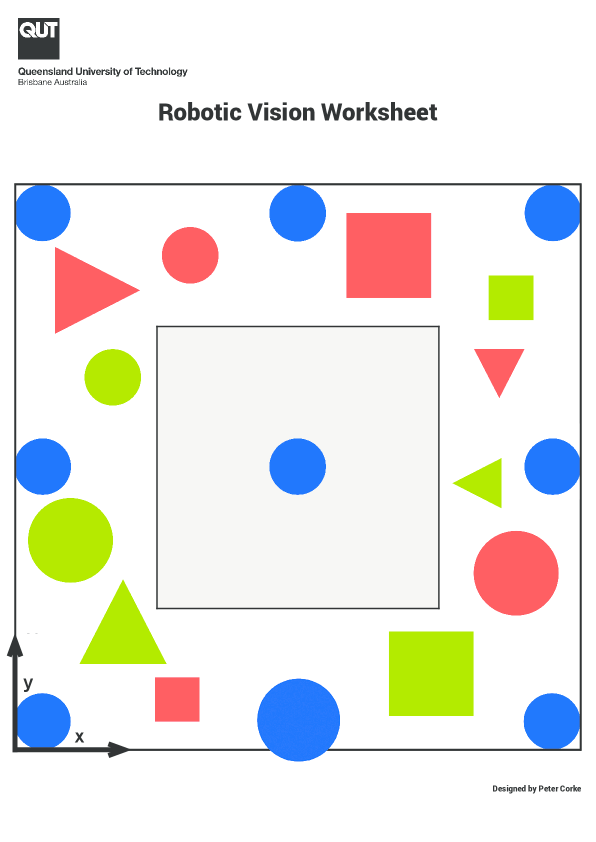
#> input picture test_pics/a.png, 1191 x 1684 px, found by its file name (shown at 1/2 size)
$ python robotic_vision.py
#> lines starting #> are read from the running program, lines starting #| are printed output that depends on the picture
#> further down, img is the input picture: shape (1684, 1191, 3); mean B, G, R 230.4, 234.3, 234.5
#> the answer given: test_pics/a.png
### get.py
'''libraries to be imported '''
import cv2
import numpy as np
import scipy.ndimage as sy
import matplotlib.pylab as py
from skimage.measure import regionprops
import os
import math

name=65
input=None
point_contour=[]

#function to find blob of particular shape in binary image
''' getshape take three paramter binary image, orignal image and
shape which is to be found'''
# [73 lines left out: functions getshape1, getshape, mark_points, get_distance, not called in this run]
'''
def get_angle(approx):
	for a in range(approx.size/2):
			print('no', a)
			if(a == (approx.size/2)-1):

			else:
'''

'''function to find basic RGB color in image using threshold'''
# [31 lines left out: functions getcolor_basic, auto_canny, not called in this run]

'''function to find chromatacity of image'''
def chroma(img):
	#change img datatype
	img=img.astype('float32')
	#grama correction applied
	img=img**(22/10)
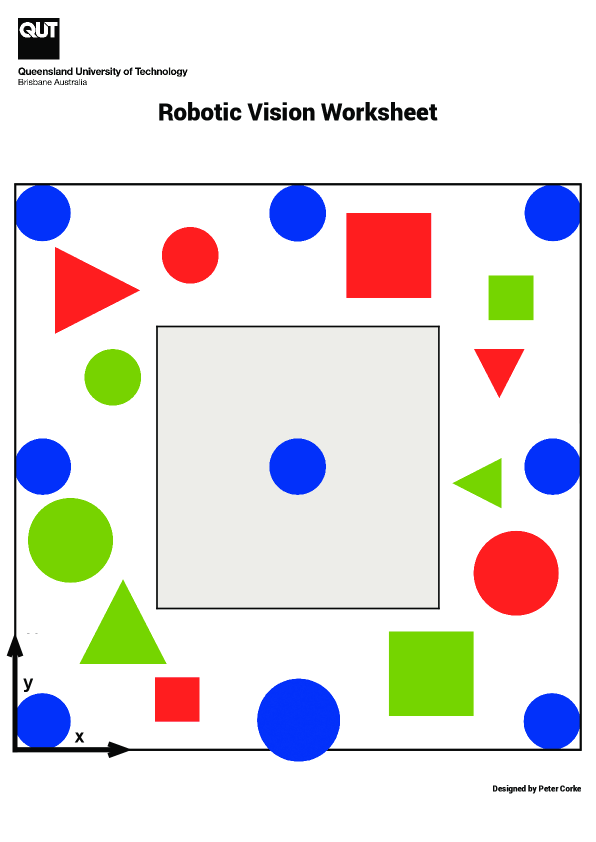
#> img: shape (1684, 1191, 3) float32 (shown at 1/2 size); mean B, G, R 172907.4, 172054.3, 175016.5; drawn with min black and max white
	#split color channels
	b,g,r=cv2.split(img)
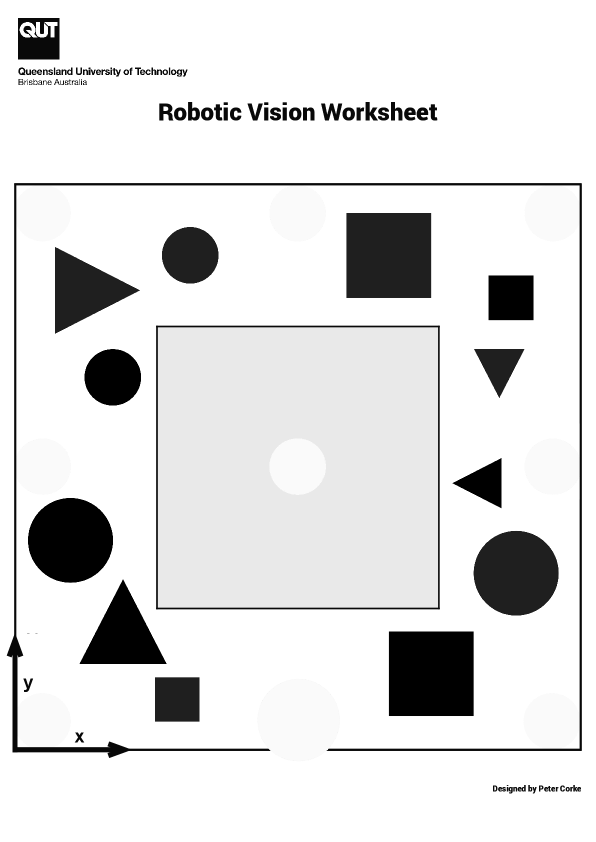
#> b: shape (1684, 1191) float32 (shown at 1/2 size); min 0, max 196964.8, mean 173126.9; drawn with min black and max white
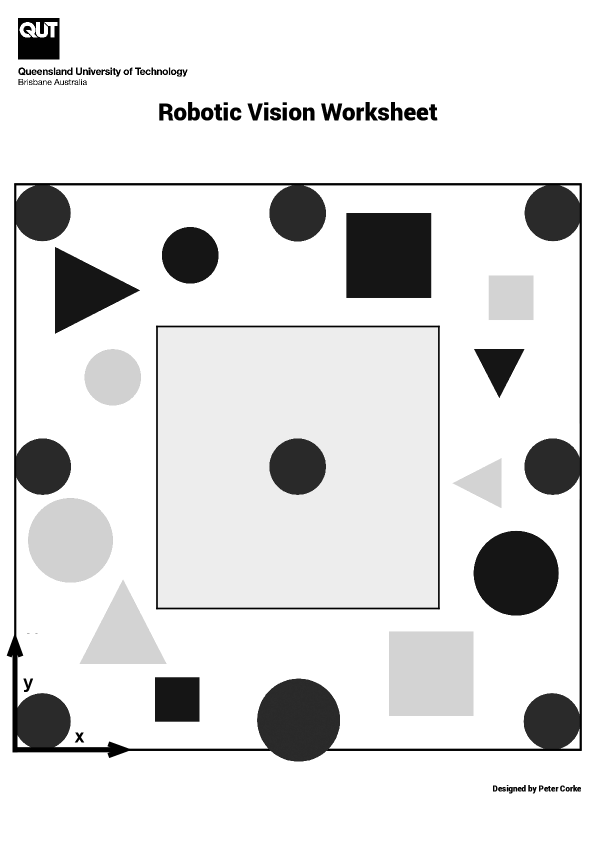
#> g: shape (1684, 1191) float32 (shown at 1/2 size); min 6214.5, max 196964.8, mean 172960.2; drawn with min black and max white
	#calculate chromaticity
	Y=r+b+g
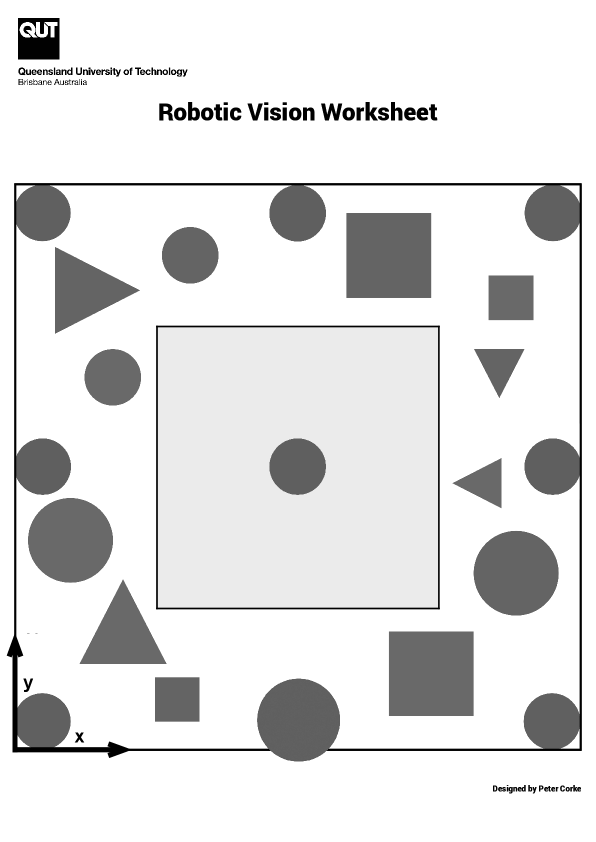
#> Y: shape (1684, 1191) float32 (shown at 1/2 size); min 18156.7, max 590894.2, mean 521755.3; drawn with min black and max white
	R=r/Y
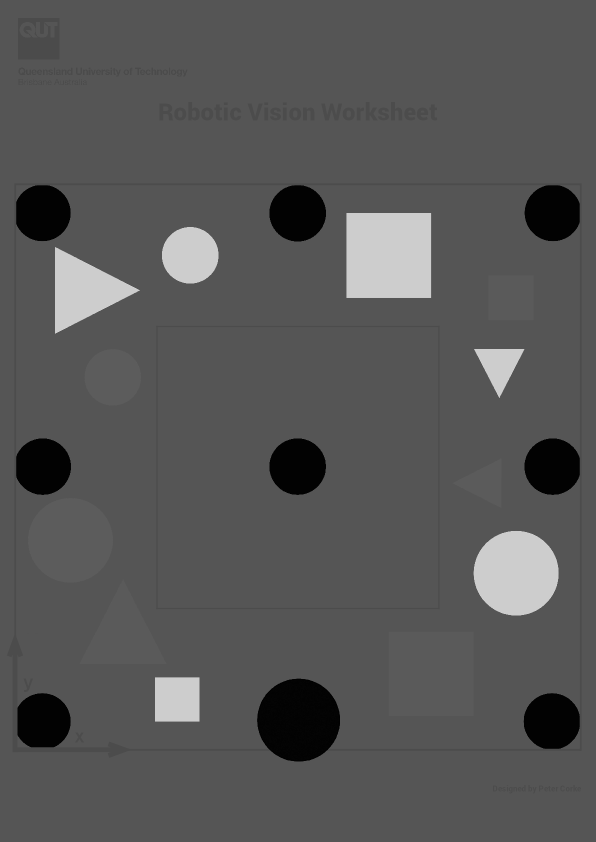
#> R: shape (1684, 1191) float32 (shown at 1/2 size); min 0, max 0.819, mean 0.339
	G=g/Y
	B=b/Y
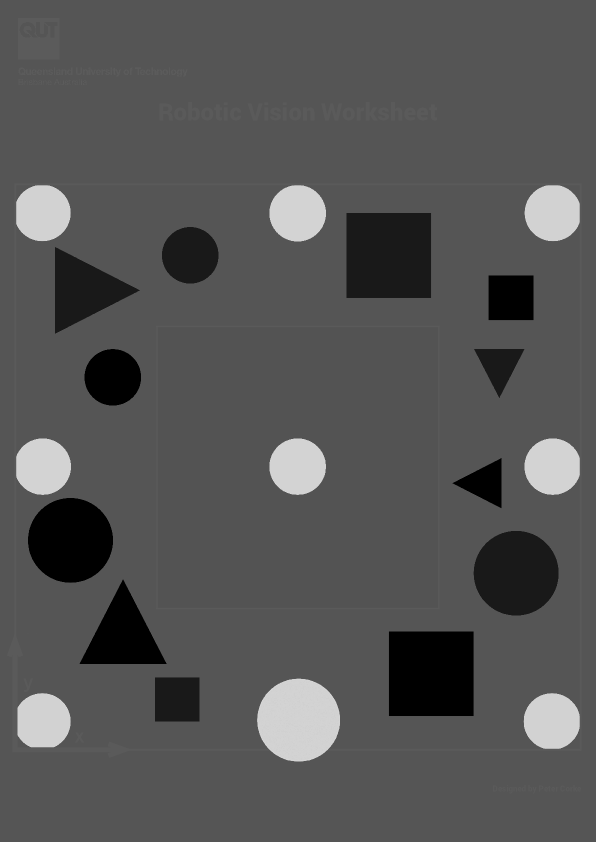
#> B: shape (1684, 1191) float32 (shown at 1/2 size); min 0, max 0.867, mean 0.333
	#returning merged image
	return cv2.merge([B,G,R])
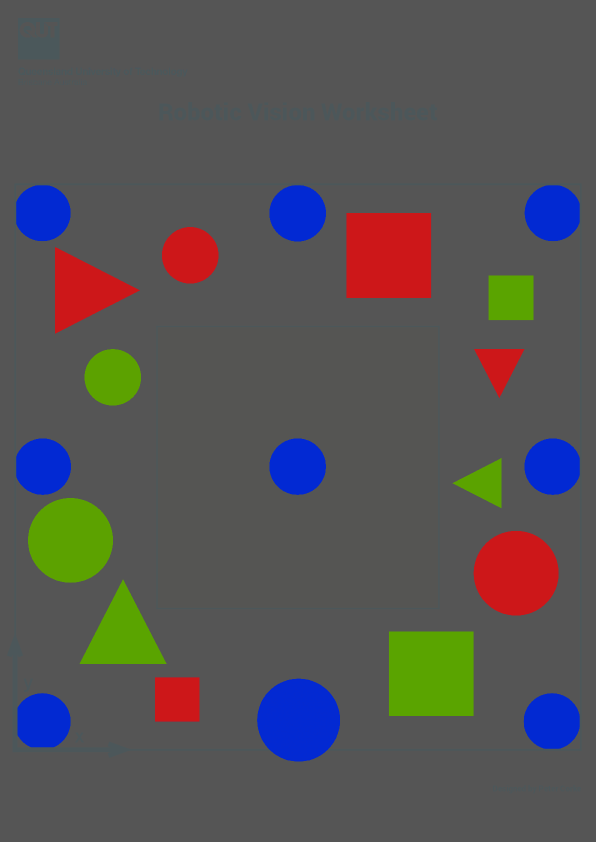
#> returned value: shape (1684, 1191, 3) float32 (shown at 1/2 size); mean of channels 0, 1, 2 0.333, 0.327, 0.338; drawn as B, G, R

'''function to find colors in image using HSV'''
def getcolor(img,color):
	a=chroma(img)
	a=a*255
	a=a.astype('uint8')
	hsv = cv2.cvtColor(a, cv2.COLOR_BGR2HSV)
#> hsv: shape (1684, 1191, 3); mean H, S, V 15, 35.9, 100.2
	global input
	"""if(input == None):"""
	b=os.popen('locate -b \'\getcolor.txt\'')
	data=b.read()
	data=data.split('\n')
	input=readtxt(color,data[0])
	a = cv2.GaussianBlur(img, (7,7), 0)
	lower_color = np.array([input[0],input[1],input[2]])
	upper_color = np.array([input[3],input[4],input[5]])
	mask = cv2.inRange(hsv, lower_color, upper_color)
	kernal=np.ones((3,3),np.uint8)
	c=cv2.morphologyEx( mask, cv2.MORPH_OPEN,kernal)
	kernal=np.ones((17,17),np.uint8)
	c=cv2.morphologyEx(c, cv2.MORPH_CLOSE,kernal)
	if(color == 'Red'):
		d=getcolor(img,'Red1')
		c=d+c
	return c


'''function to find homography points for making homograpy matrix'''
# [14 lines left out: function gethomograph, not called in this run]

'''function to read data of color from image'''
def readtxt (name,filename):
#> (the run stopped early here; a loop or call above may not have finished)

$ run again, with test_pics/a21.png copied over test_pics/a.png
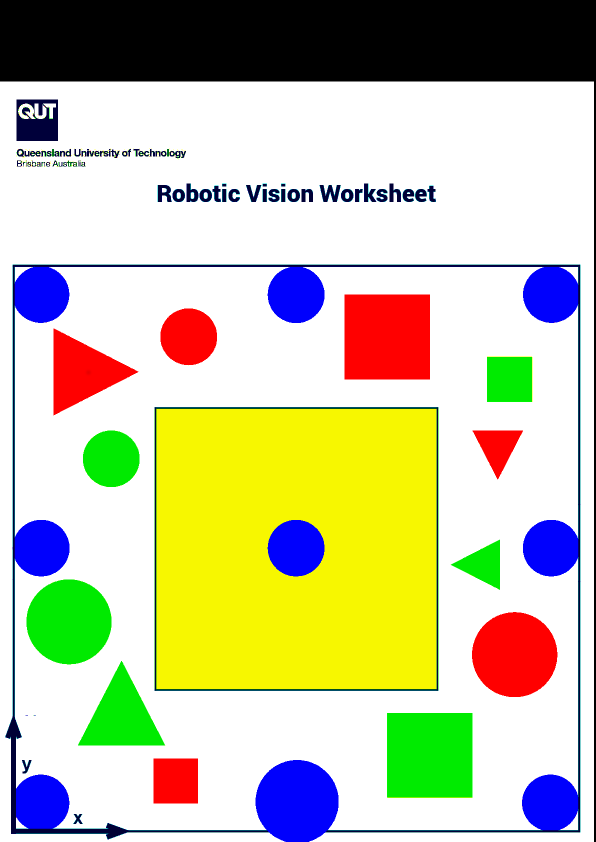
#> input picture test_pics/a21.png, 1191 x 1684 px, found by its file name (shown at 1/2 size)
#> img is the input picture: shape (1684, 1191, 3); mean B, G, R 163.2, 197.5, 197.4
#> in chroma, `B=b/Y`:
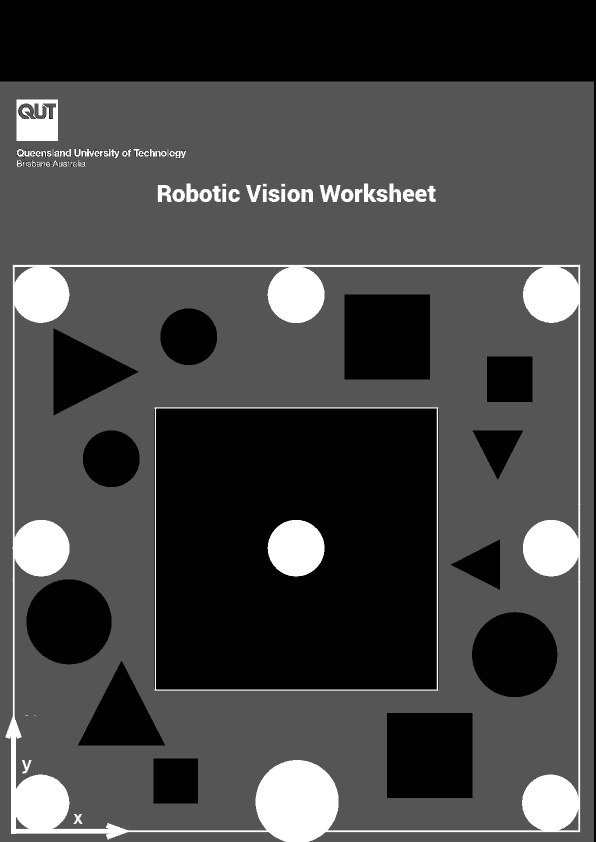
#> B: shape (1684, 1191) float32 (shown at 1/2 size); 9.91% of the values are NaN or infinite; the others: min 0, max 1, mean 0.297; drawn with min black, max white, NaN and infinite black
#> in getcolor, `a=a.astype('uint8')`:
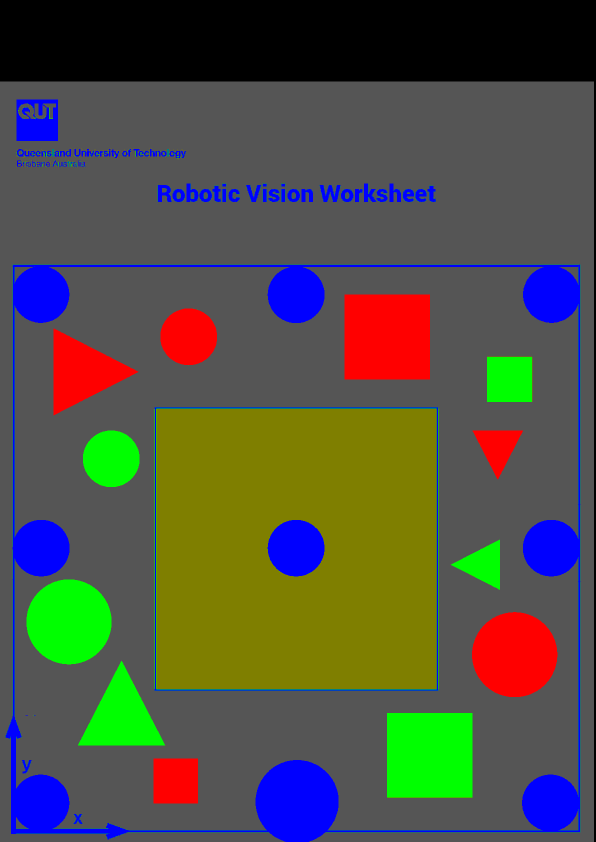
#> a: shape (1684, 1191, 3) (shown at 1/2 size); mean B, G, R 68.1, 81.2, 80.2
#> hsv: shape (1684, 1191, 3); mean H, S, V 16.3, 81.3, 110.7
